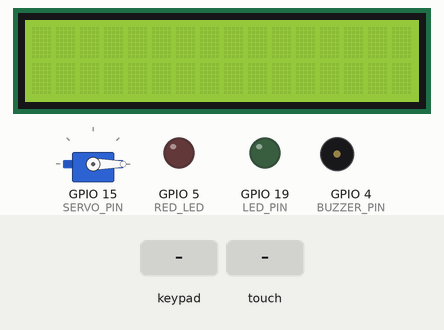
A sketch run on a simulated ESP32. Shown: 16×2 character LCD, servo, output pins drawn as LEDs (lit = HIGH), buzzer (waves = sounding). The test bench sets the inputs (shaded band). What the sketch prints to the serial monitor is not drawn.

Above: at 1.2 s.
1.3 s: keypad keys 1 2 3 4 5 6 7 # pressed 0.4 s apart
At 6.4 s:
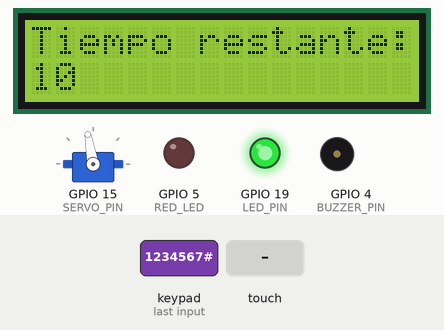
9.5 s: keypad keys 1 3 1 2 1 4 2 7 # pressed 0.4 s apart
16.1 s: touch panel pressed at 13 % / 10 % of its raw x / y range
19.1 s: touch panel pressed at 38 % / 10 % of its raw x / y range
At 19.6 s:
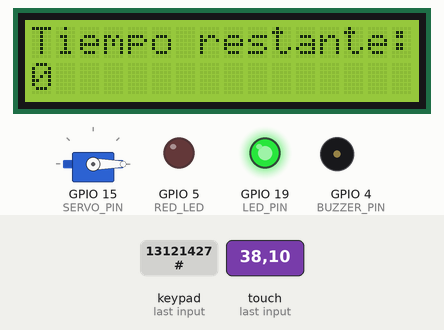
22.1 s: touch panel pressed at 62 % / 10 % of its raw x / y range
At 24.54 s:
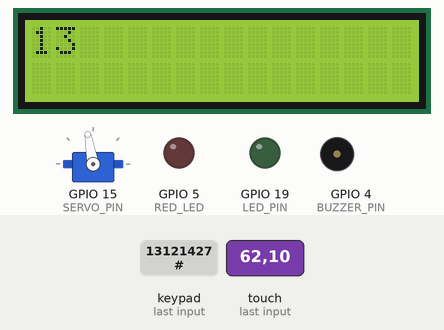
25.1 s: touch panel pressed at 87 % / 10 % of its raw x / y range
At 28.2 s:
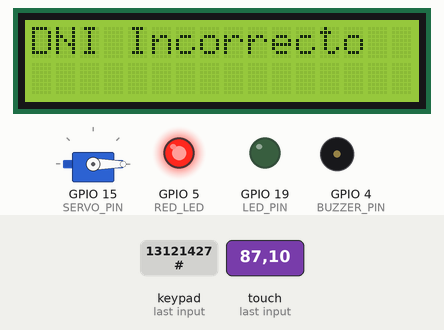
Timing chart, 0 to 31.6 s (numbered marks = the images above; inputs shaded):
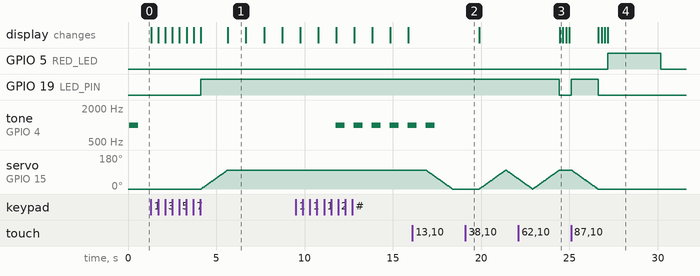

The sketch:

sketch.ino
```cpp
#include <Wire.h>
#include <LiquidCrystal_I2C.h>  //Necesario para poder comunicarnos con display por I2C
#include <Keypad.h>
#include <Adafruit_FT6206.h>
#include <ESP32Servo.h>

#define TAM_DNI 8
#define PASS_TEST "1234567"
#define NAME_TEST "Nicolas"

#define PUERTA_ABIERTA 100
#define PUERTA_CERRADA 0

#define FRECUENCIA_PITIDO 1000
#define DURACION_PITIDO 500

// Definición del pin del buzzer
const int BUZZER_PIN = 4;

//Display LCD
//conectado al GPIO 22 y 21
const int SCL_PIN = 22;
const int SDA_PIN = 21;


const byte ADDR_DISPLAY = 0x27; //Dirección de display

LiquidCrystal_I2C lcd(ADDR_DISPLAY, 16, 2);   //Hay que decirles 16 columnas y 2 filas.

//Sensor Touch
Adafruit_FT6206 touch = Adafruit_FT6206();
const int TOUCH_PIN = 21;
const byte ADDR_TOUCH = 0x38; //Dirección de touch

// Servo
const int SERVO_PIN = 15;
int posicionServo = PUERTA_CERRADA;
Servo servo;

//Keypad
const uint8_t ROWS = 4;
const uint8_t COLS = 3;

char keys[ROWS][COLS] = {
  { '1', '2', '3' },
  { '4', '5', '6' },
  { '7', '8', '9' },
  { '*', '0', '#' }
};

uint8_t colPins[COLS] = { 26, 25, 33 }; // Pins connected to C1, C2, C3
uint8_t rowPins[ROWS] = { 13, 12, 14, 27 }; // Pins connected to R1, R2, R3, R4

Keypad keypad = Keypad(makeKeymap(keys), rowPins, colPins, ROWS, COLS);

char passKeypad[TAM_DNI + 1]; //El +1 refiere al \0
int idxPassKeypad = 0;

//LED
const int LED_PIN = 19;
const int RED_LED = 5;

void setup() {
  Wire.begin(SDA_PIN, SCL_PIN);
  Serial.begin(115200); //Debug display.
  Serial.begin(9600);     //Debug keypad
  pinMode(LED_PIN, OUTPUT);
  pinMode(RED_LED, OUTPUT);

  lcd.init();
  lcd.backlight();

  touch.begin();

  servo.attach(SERVO_PIN, 500, 2400);
  cerrarServo();
  pinMode(BUZZER_PIN, OUTPUT);

  // Emitir un pitido de 1000 Hz durante 500 milisegundos al encender
  hacerPitido(1000, 500);
}

void loop()
{
  char key = keypad.getKey();

  if (touch.touched()) {
    TS_Point p = touch.getPoint();
    Serial.print("X: ");
    Serial.print(p.x);
    Serial.print(" | Y: ");
    Serial.println(p.y);

    digitalWrite(LED_PIN, HIGH);

    if(posicionServo == PUERTA_ABIERTA){
        cerrarServo();
    }else{
      abrirServo();
    }

  } else {
    digitalWrite(LED_PIN, LOW);
  }


  if (key != NO_KEY)
  {
    Serial.println(key);

    switch (key) {
      case '*':
        //El caso de borrar
        lcd.clear();
        clearPasskeypad();
        idxPassKeypad =  0;
        break;
      case '#':
        //Acá iría la lógica de bbdd
        //Por el momento voy a poner la lógica de comparar con la pass de test
        lcd.clear();

        passKeypad[++idxPassKeypad] = '\0';
        idxPassKeypad = 0;

        if (compareKeys(passKeypad, PASS_TEST))
        {
          lcd.print(passKeypad);
          lcd.setCursor(0, 1);
          lcd.print(NAME_TEST);
          digitalWrite(LED_PIN, HIGH);
          abrirServo();
          aperturaPuerta();
        }
        else
        {
          lcd.print("DNI Incorrecto");
          digitalWrite(RED_LED, HIGH);
          delay(3000);
          digitalWrite(RED_LED, LOW);
        }

        delay(1500);


        digitalWrite(LED_PIN, LOW);
        lcd.clear();
        clearPasskeypad();

        if (posicionServo == PUERTA_ABIERTA)
        {
          cerrarServo();
        }
        break;
      default:
        passKeypad[idxPassKeypad] = key;

        lcd.setCursor(0, 0);
        lcd.print(passKeypad);


        if (idxPassKeypad == TAM_DNI)
        {
          lcd.clear();
          lcd.setCursor(0, 0);
          lcd.print("DNI Incorrecto");

          delay(3000);
          lcd.clear();
          clearPasskeypad();
        }
        else
          idxPassKeypad++;
        break;
    }
  }
}

void clearPasskeypad()
{
  unsigned int indexClear = 0;
  while (indexClear <= TAM_DNI)
  {
    passKeypad[indexClear++] = '\0';
  }
}

boolean compareKeys(char* keypass, char* keytest)
{
  for (unsigned int i = 0; i < TAM_DNI - 1; i++)
  {
    if (*(keypass + i) != *(keytest + i))
        return false;
  }
  return true;
}

void cerrarServo() {
  for (int i = posicionServo; i >= PUERTA_CERRADA; i--) {
    servo.write(i);
    delay(15);
  }
  posicionServo = PUERTA_CERRADA; // Forzamos el valor exacto al terminar
}

void abrirServo() {
  for (int i = posicionServo; i <= PUERTA_ABIERTA; i++) {
    servo.write(i);
    delay(15);
  }
  posicionServo = PUERTA_ABIERTA; // Forzamos el valor exacto al terminar
}

int aperturaPuerta()
{
  for(int i = 10; i >= 0; i--)
  {
    lcd.clear();
    lcd.setCursor(0, 0);
    lcd.print("Tiempo restante:");
    lcd.setCursor(0, 1);
    lcd.print(i);
    delay(1000);
    if(i <= 5){

      hacerPitido(FRECUENCIA_PITIDO,DURACION_PITIDO);
    }
  }
  cerrarServo();
  return 1;
}

// Función auxiliar para emitir un pitido
void hacerPitido(int frecuencia, int duracionMs) {
  tone(BUZZER_PIN, frecuencia, duracionMs);
}
```

Measured:
- after the input at 1.3 s, GPIO 19 (LED_PIN): LOW → HIGH after 2.8 s; servo on GPIO 15 (SERVO_PIN): moves from 0° to 100° over 1.5 s, starting after 2.9 s; the display: first changes at once (image 1 shows a later state)
- after the input at 19.1 s, GPIO 19 (LED_PIN): stays HIGH (without the input it goes to LOW after 2.3 s)
- after the input at 22.1 s, GPIO 5 (RED_LED): stays LOW (without the input it goes to HIGH after 2.2 s); GPIO 19 (LED_PIN): HIGH → LOW after 2.3 s instead of 0.81 s
- after the input at 25.1 s, GPIO 19 (LED_PIN): LOW → HIGH at once, → LOW 1.5 s later
- by itself, tone on GPIO 4 (BUZZER_PIN): alternates 1000 Hz for 0.50 s and silent for 0.52 s
- what the display in image 1 shows lasts 1.0 s, from 5.7 s to 6.7 s
